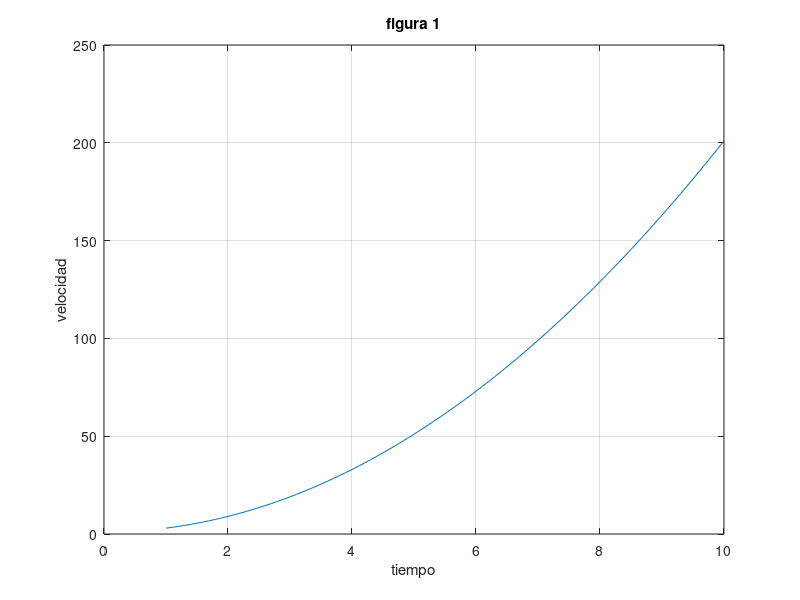

Write MATLAB code to recreate this figure.
t = 1:0.1:10;
f = inline('2.*x.^2+1')
y = f(t);

plot(t,y), grid on, title('figura 1'), xlabel('tiempo'), ylabel('velocidad');
